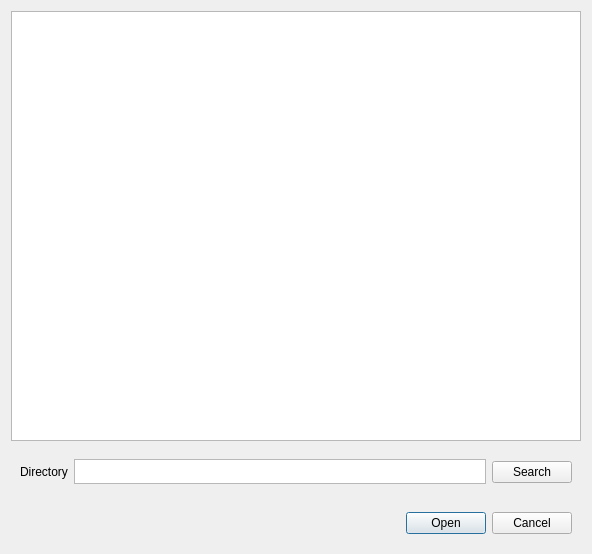
<?xml version="1.0" encoding="UTF-8"?>
<ui version="4.0">
 <class>MenuFileOpenCloudDig</class>
 <widget class="QDialog" name="MenuFileOpenCloudDig">
  <property name="geometry">
   <rect>
    <x>0</x>
    <y>0</y>
    <width>592</width>
    <height>554</height>
   </rect>
  </property>
  <property name="windowTitle">
   <string>Dialog</string>
  </property>
  <layout class="QGridLayout" name="gridLayout">
   <item row="0" column="2">
    <widget class="QTreeView" name="treeView">
     <property name="editTriggers">
      <set>QAbstractItemView::EditKeyPressed</set>
     </property>
     <property name="sortingEnabled">
      <bool>true</bool>
     </property>
    </widget>
   </item>
   <item row="4" column="2" alignment="Qt::AlignRight">
    <widget class="QWidget" name="widget" native="true">
     <property name="minimumSize">
      <size>
       <width>0</width>
       <height>25</height>
      </size>
     </property>
     <layout class="QHBoxLayout" name="horizontalLayout">
      <item>
       <widget class="QPushButton" name="pushButton">
        <property name="text">
         <string>Open</string>
        </property>
       </widget>
      </item>
      <item>
       <widget class="QPushButton" name="pushButton_2">
        <property name="text">
         <string>Cancel</string>
        </property>
       </widget>
      </item>
     </layout>
    </widget>
   </item>
   <item row="3" column="2">
    <widget class="QWidget" name="widget_2" native="true">
     <property name="minimumSize">
      <size>
       <width>0</width>
       <height>0</height>
      </size>
     </property>
     <property name="maximumSize">
      <size>
       <width>16777215</width>
       <height>50</height>
      </size>
     </property>
     <layout class="QHBoxLayout" name="horizontalLayout_2">
      <item>
       <widget class="QLabel" name="label">
        <property name="text">
         <string>Directory</string>
        </property>
       </widget>
      </item>
      <item>
       <widget class="QTextEdit" name="textEdit">
        <property name="maximumSize">
         <size>
          <width>16777215</width>
          <height>25</height>
         </size>
        </property>
       </widget>
      </item>
      <item>
       <widget class="QPushButton" name="pushButton_3">
        <property name="text">
         <string>Search</string>
        </property>
       </widget>
      </item>
     </layout>
    </widget>
   </item>
  </layout>
 </widget>
 <resources/>
 <connections/>
</ui>
